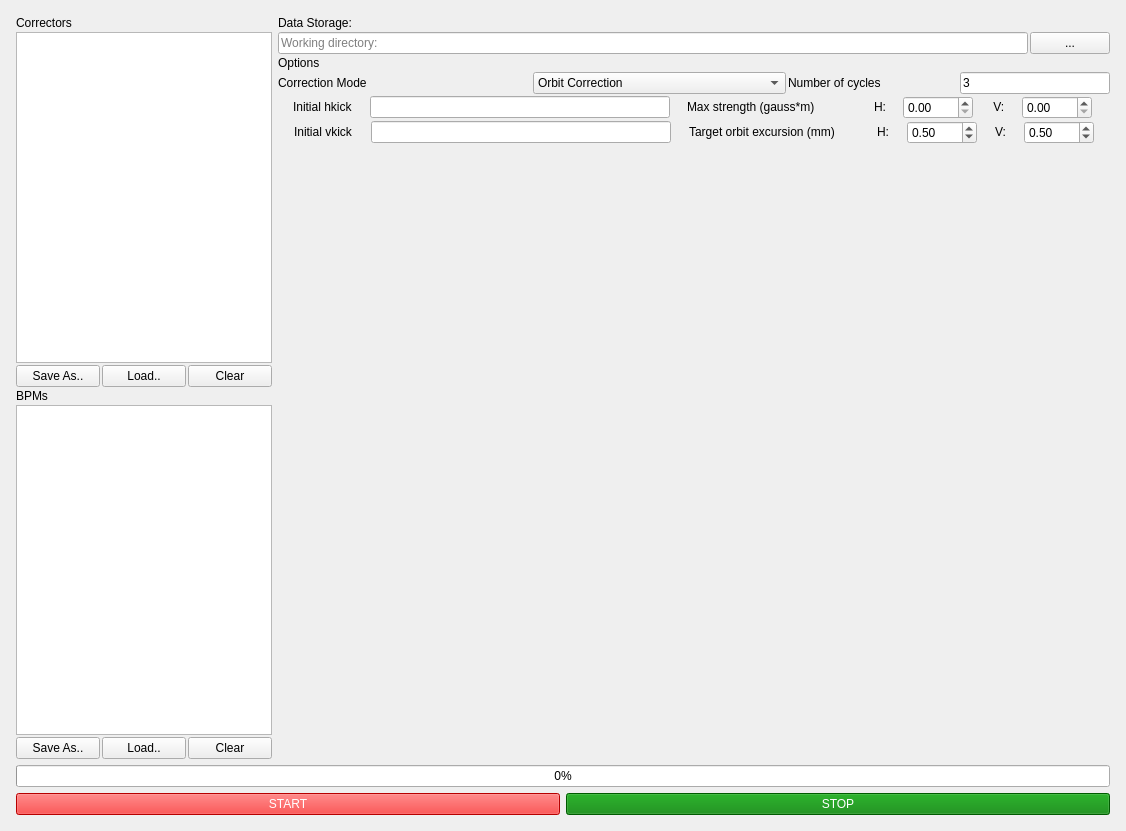
<?xml version="1.0" encoding="UTF-8"?>
<ui version="4.0">
 <class>MainWindow</class>
 <widget class="QMainWindow" name="MainWindow">
  <property name="geometry">
   <rect>
    <x>0</x>
    <y>0</y>
    <width>1126</width>
    <height>831</height>
   </rect>
  </property>
  <property name="windowTitle">
   <string>SYSID</string>
  </property>
  <widget class="QWidget" name="centralwidget">
   <property name="enabled">
    <bool>true</bool>
   </property>
   <layout class="QVBoxLayout" name="verticalLayout_2">
    <property name="leftMargin">
     <number>16</number>
    </property>
    <property name="topMargin">
     <number>16</number>
    </property>
    <property name="rightMargin">
     <number>16</number>
    </property>
    <property name="bottomMargin">
     <number>16</number>
    </property>
    <item>
     <layout class="QVBoxLayout" name="verticalLayout">
      <item>
       <layout class="QHBoxLayout" name="horizontal_layout">
        <item>
         <layout class="QVBoxLayout" name="left_layout">
          <property name="spacing">
           <number>2</number>
          </property>
          <property name="sizeConstraint">
           <enum>QLayout::SetDefaultConstraint</enum>
          </property>
          <item>
           <layout class="QHBoxLayout" name="correctors_header_layout">
            <item>
             <widget class="QLabel" name="correctors_label">
              <property name="text">
               <string>Correctors</string>
              </property>
             </widget>
            </item>
           </layout>
          </item>
          <item>
           <widget class="QListWidget" name="correctors_list">
            <property name="sizePolicy">
             <sizepolicy hsizetype="Fixed" vsizetype="Expanding">
              <horstretch>0</horstretch>
              <verstretch>0</verstretch>
             </sizepolicy>
            </property>
            <property name="selectionMode">
             <enum>QAbstractItemView::NoSelection</enum>
            </property>
           </widget>
          </item>
          <item>
           <layout class="QHBoxLayout" name="correctors_buttons_layout">
            <item>
             <widget class="QPushButton" name="save_correctors_button">
              <property name="text">
               <string>Save As..</string>
              </property>
             </widget>
            </item>
            <item>
             <widget class="QPushButton" name="load_correctors_button">
              <property name="text">
               <string>Load..</string>
              </property>
             </widget>
            </item>
            <item>
             <widget class="QPushButton" name="clear_correctors_button">
              <property name="text">
               <string>Clear</string>
              </property>
             </widget>
            </item>
           </layout>
          </item>
          <item>
           <layout class="QHBoxLayout" name="bpms_header_layout">
            <item>
             <widget class="QLabel" name="bpms_label">
              <property name="text">
               <string>BPMs</string>
              </property>
             </widget>
            </item>
           </layout>
          </item>
          <item>
           <widget class="QListWidget" name="bpms_list">
            <property name="sizePolicy">
             <sizepolicy hsizetype="Fixed" vsizetype="Expanding">
              <horstretch>0</horstretch>
              <verstretch>0</verstretch>
             </sizepolicy>
            </property>
            <property name="selectionMode">
             <enum>QAbstractItemView::NoSelection</enum>
            </property>
           </widget>
          </item>
          <item>
           <layout class="QHBoxLayout" name="bpms_buttons_layout">
            <item>
             <widget class="QPushButton" name="save_bpms_button">
              <property name="text">
               <string>Save As..</string>
              </property>
             </widget>
            </item>
            <item>
             <widget class="QPushButton" name="load_bpms_button">
              <property name="text">
               <string>Load..</string>
              </property>
             </widget>
            </item>
            <item>
             <widget class="QPushButton" name="clear_bpms_button">
              <property name="text">
               <string>Clear</string>
              </property>
             </widget>
            </item>
           </layout>
          </item>
         </layout>
        </item>
        <item>
         <layout class="QVBoxLayout" name="right_layout">
          <property name="spacing">
           <number>2</number>
          </property>
          <item>
           <widget class="QLabel" name="info_label">
            <property name="sizePolicy">
             <sizepolicy hsizetype="Preferred" vsizetype="Fixed">
              <horstretch>0</horstretch>
              <verstretch>0</verstretch>
             </sizepolicy>
            </property>
            <property name="text">
             <string>Data Storage:</string>
            </property>
           </widget>
          </item>
          <item>
           <layout class="QHBoxLayout" name="working_directory_layout">
            <item>
             <widget class="QLineEdit" name="working_directory_input">
              <property name="placeholderText">
               <string>Working directory:</string>
              </property>
             </widget>
            </item>
            <item>
             <widget class="QPushButton" name="working_directory_dialog">
              <property name="text">
               <string>...</string>
              </property>
             </widget>
            </item>
           </layout>
          </item>
          <item>
           <layout class="QVBoxLayout" name="options_layout">
            <item>
             <widget class="QLabel" name="options_label">
              <property name="sizePolicy">
               <sizepolicy hsizetype="Preferred" vsizetype="Fixed">
                <horstretch>0</horstretch>
                <verstretch>0</verstretch>
               </sizepolicy>
              </property>
              <property name="text">
               <string>Options</string>
              </property>
             </widget>
            </item>
            <item>
             <layout class="QHBoxLayout" name="correction_mode">
              <item>
               <widget class="QLabel" name="label">
                <property name="text">
                 <string>Correction Mode</string>
                </property>
               </widget>
              </item>
              <item>
               <widget class="QComboBox" name="choose_mode">
                <property name="maximumSize">
                 <size>
                  <width>300</width>
                  <height>16777215</height>
                 </size>
                </property>
                <item>
                 <property name="text">
                  <string>Orbit Correction</string>
                 </property>
                </item>
                <item>
                 <property name="text">
                  <string>Changed energy</string>
                 </property>
                </item>
                <item>
                 <property name="text">
                  <string>Changed intensity</string>
                 </property>
                </item>
                <item>
                 <property name="text">
                  <string>All modes at once</string>
                 </property>
                </item>
               </widget>
              </item>
              <item>
               <widget class="QLabel" name="cycle_mode_label">
                <property name="maximumSize">
                 <size>
                  <width>170</width>
                  <height>16777215</height>
                 </size>
                </property>
                <property name="text">
                 <string>Number of cycles</string>
                </property>
               </widget>
              </item>
              <item>
               <widget class="QLineEdit" name="niter_number">
                <property name="maximumSize">
                 <size>
                  <width>150</width>
                  <height>16777215</height>
                 </size>
                </property>
                <property name="text">
                 <string>3</string>
                </property>
               </widget>
              </item>
             </layout>
            </item>
            <item>
             <layout class="QGridLayout" name="change_layout">
              <item row="0" column="4">
               <widget class="QDoubleSpinBox" name="max_horizontal_current_spinbox">
                <property name="sizePolicy">
                 <sizepolicy hsizetype="Fixed" vsizetype="Fixed">
                  <horstretch>0</horstretch>
                  <verstretch>0</verstretch>
                 </sizepolicy>
                </property>
                <property name="maximumSize">
                 <size>
                  <width>70</width>
                  <height>16777215</height>
                 </size>
                </property>
                <property name="singleStep">
                 <double>0.010000000000000</double>
                </property>
               </widget>
              </item>
              <item row="0" column="5">
               <widget class="QLabel" name="vertical_current_label">
                <property name="sizePolicy">
                 <sizepolicy hsizetype="Fixed" vsizetype="Fixed">
                  <horstretch>0</horstretch>
                  <verstretch>0</verstretch>
                 </sizepolicy>
                </property>
                <property name="text">
                 <string> V:</string>
                </property>
               </widget>
              </item>
              <item row="0" column="3">
               <widget class="QLabel" name="horizontal_current_label">
                <property name="sizePolicy">
                 <sizepolicy hsizetype="Fixed" vsizetype="Fixed">
                  <horstretch>0</horstretch>
                  <verstretch>0</verstretch>
                 </sizepolicy>
                </property>
                <property name="text">
                 <string>H:</string>
                </property>
               </widget>
              </item>
              <item row="0" column="6">
               <widget class="QDoubleSpinBox" name="max_vertical_current_spinbox">
                <property name="enabled">
                 <bool>true</bool>
                </property>
                <property name="sizePolicy">
                 <sizepolicy hsizetype="Fixed" vsizetype="Fixed">
                  <horstretch>0</horstretch>
                  <verstretch>0</verstretch>
                 </sizepolicy>
                </property>
                <property name="maximumSize">
                 <size>
                  <width>70</width>
                  <height>16777215</height>
                 </size>
                </property>
                <property name="singleStep">
                 <double>0.010000000000000</double>
                </property>
               </widget>
              </item>
              <item row="0" column="0">
               <widget class="QLabel" name="initial_hkick_label">
                <property name="sizePolicy">
                 <sizepolicy hsizetype="Fixed" vsizetype="Fixed">
                  <horstretch>0</horstretch>
                  <verstretch>0</verstretch>
                 </sizepolicy>
                </property>
                <property name="text">
                 <string>Initial hkick</string>
                </property>
               </widget>
              </item>
              <item row="0" column="1">
               <widget class="QLineEdit" name="initial_hkick_settings">
                <property name="sizePolicy">
                 <sizepolicy hsizetype="Fixed" vsizetype="Fixed">
                  <horstretch>0</horstretch>
                  <verstretch>0</verstretch>
                 </sizepolicy>
                </property>
                <property name="maximumSize">
                 <size>
                  <width>300</width>
                  <height>16777215</height>
                 </size>
                </property>
               </widget>
              </item>
              <item row="0" column="2">
               <widget class="QLabel" name="current_label">
                <property name="sizePolicy">
                 <sizepolicy hsizetype="Fixed" vsizetype="Fixed">
                  <horstretch>0</horstretch>
                  <verstretch>0</verstretch>
                 </sizepolicy>
                </property>
                <property name="maximumSize">
                 <size>
                  <width>170</width>
                  <height>16777215</height>
                 </size>
                </property>
                <property name="text">
                 <string>Max strength (gauss*m)</string>
                </property>
               </widget>
              </item>
             </layout>
            </item>
            <item>
             <layout class="QHBoxLayout" name="excursion_layout">
              <property name="leftMargin">
               <number>0</number>
              </property>
              <item>
               <widget class="QLabel" name="initial_vkick_label">
                <property name="sizePolicy">
                 <sizepolicy hsizetype="Fixed" vsizetype="Fixed">
                  <horstretch>0</horstretch>
                  <verstretch>0</verstretch>
                 </sizepolicy>
                </property>
                <property name="text">
                 <string>Initial vkick</string>
                </property>
               </widget>
              </item>
              <item>
               <widget class="QLineEdit" name="initial_vkick_settings">
                <property name="sizePolicy">
                 <sizepolicy hsizetype="Fixed" vsizetype="Fixed">
                  <horstretch>0</horstretch>
                  <verstretch>0</verstretch>
                 </sizepolicy>
                </property>
                <property name="maximumSize">
                 <size>
                  <width>300</width>
                  <height>16777215</height>
                 </size>
                </property>
               </widget>
              </item>
              <item>
               <widget class="QLabel" name="excursion_label">
                <property name="sizePolicy">
                 <sizepolicy hsizetype="Fixed" vsizetype="Fixed">
                  <horstretch>0</horstretch>
                  <verstretch>0</verstretch>
                 </sizepolicy>
                </property>
                <property name="maximumSize">
                 <size>
                  <width>170</width>
                  <height>16777215</height>
                 </size>
                </property>
                <property name="text">
                 <string>Target orbit excursion (mm)</string>
                </property>
               </widget>
              </item>
              <item>
               <widget class="QLabel" name="horizontal_excursion_label">
                <property name="sizePolicy">
                 <sizepolicy hsizetype="Fixed" vsizetype="Fixed">
                  <horstretch>0</horstretch>
                  <verstretch>0</verstretch>
                 </sizepolicy>
                </property>
                <property name="text">
                 <string>H:</string>
                </property>
               </widget>
              </item>
              <item>
               <widget class="QDoubleSpinBox" name="horizontal_excursion_spinbox">
                <property name="sizePolicy">
                 <sizepolicy hsizetype="Fixed" vsizetype="Fixed">
                  <horstretch>0</horstretch>
                  <verstretch>0</verstretch>
                 </sizepolicy>
                </property>
                <property name="maximumSize">
                 <size>
                  <width>70</width>
                  <height>16777215</height>
                 </size>
                </property>
                <property name="singleStep">
                 <double>0.100000000000000</double>
                </property>
                <property name="value">
                 <double>0.500000000000000</double>
                </property>
               </widget>
              </item>
              <item>
               <widget class="QLabel" name="vertical_excursion_label">
                <property name="sizePolicy">
                 <sizepolicy hsizetype="Fixed" vsizetype="Fixed">
                  <horstretch>0</horstretch>
                  <verstretch>0</verstretch>
                 </sizepolicy>
                </property>
                <property name="text">
                 <string>V:</string>
                </property>
               </widget>
              </item>
              <item>
               <widget class="QDoubleSpinBox" name="vertical_excursion_spinbox">
                <property name="sizePolicy">
                 <sizepolicy hsizetype="Fixed" vsizetype="Fixed">
                  <horstretch>0</horstretch>
                  <verstretch>0</verstretch>
                 </sizepolicy>
                </property>
                <property name="maximumSize">
                 <size>
                  <width>70</width>
                  <height>16777215</height>
                 </size>
                </property>
                <property name="singleStep">
                 <double>0.100000000000000</double>
                </property>
                <property name="value">
                 <double>0.500000000000000</double>
                </property>
               </widget>
              </item>
             </layout>
            </item>
            <item>
             <widget class="QWidget" name="plot_widget" native="true">
              <property name="sizePolicy">
               <sizepolicy hsizetype="Expanding" vsizetype="Expanding">
                <horstretch>0</horstretch>
                <verstretch>0</verstretch>
               </sizepolicy>
              </property>
              <property name="minimumSize">
               <size>
                <width>400</width>
                <height>300</height>
               </size>
              </property>
             </widget>
            </item>
           </layout>
          </item>
         </layout>
        </item>
       </layout>
      </item>
      <item>
       <widget class="QProgressBar" name="progressBar">
        <property name="value">
         <number>0</number>
        </property>
       </widget>
      </item>
      <item>
       <layout class="QHBoxLayout" name="buttons_layout">
        <item>
         <widget class="QPushButton" name="start_button">
          <property name="styleSheet">
           <string notr="true">background-color: red; color: white;</string>
          </property>
          <property name="text">
           <string>START</string>
          </property>
         </widget>
        </item>
        <item>
         <widget class="QPushButton" name="stop_button">
          <property name="styleSheet">
           <string notr="true">background-color: green; color: white;</string>
          </property>
          <property name="text">
           <string>STOP</string>
          </property>
         </widget>
        </item>
       </layout>
      </item>
     </layout>
    </item>
   </layout>
  </widget>
 </widget>
 <resources/>
 <connections/>
</ui>
